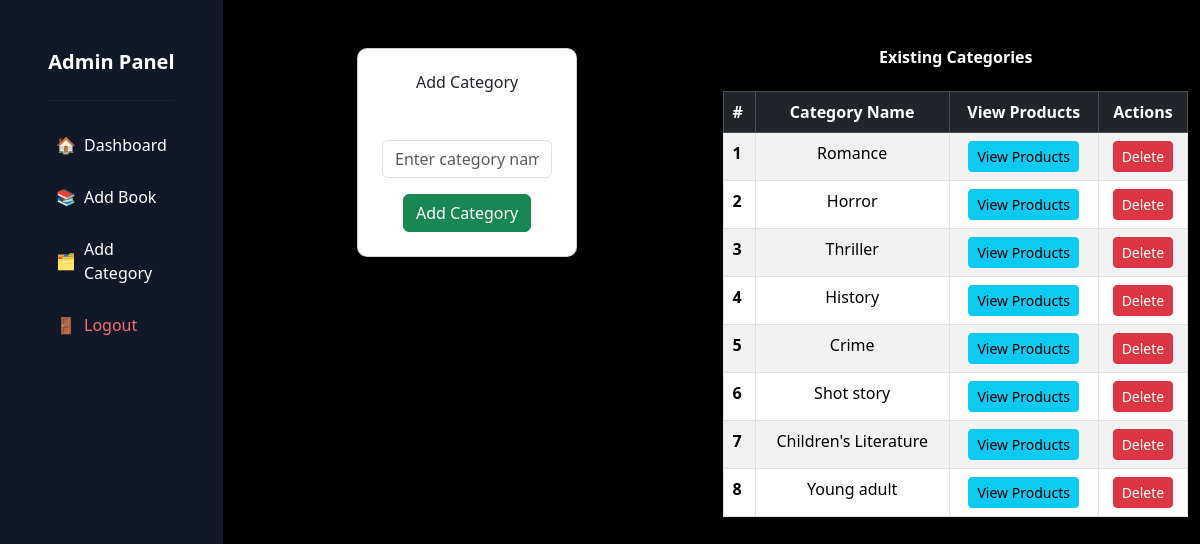
The app's page /add_category (signed in) with its own data.
### app/models.py (models this page shows)
class Category(models.Model):
    category= models.TextField()

### app/views.py (the view)
# urls.py: path('add_category',views.add_category),
def add_category(req):
    if 'admin' in req.session:
        if req.method == 'POST':
            category=req.POST['category']
            data=Category.objects.create(category=category)
            data.save()
            return redirect(add_category)
        else:
            data=Category.objects.all()
            return render(req,'admin/add_category.html',{'data':data})

### templates/admin/add_category.html (shortened to what this page needs)
<!DOCTYPE html>
<html lang="en">
<head>
  {% load static %}
    <link href="https://cdn.jsdelivr.net/npm/bootstrap@5.3.3/dist/css/bootstrap.min.css" rel="stylesheet">
    <script src="https://cdn.tailwindcss.com"></script>
</head>
<body>
  <div class="flex">
    <div class="w-64 h-screen bg-gray-900 text-white p-5 flex flex-col ">
        <h4 class="text-center text-xl font-bold mb-4">Admin Panel</h4>
        <hr class="border-gray-700 mb-4">
        <nav class="flex flex-col space-y-3">
            <a href="../" class="flex items-center space-x-2 p-2 rounded-lg hover:bg-gray-800">
                <span>🏠</span>
                <span>Dashboard</span>
            </a>
            <a href="add_book" class="flex items-center space-x-2 p-2 rounded-lg hover:bg-gray-800">
                <span>📚</span>
                <span>Add Book</span>
            </a>
            <a href="add_category" class="flex items-center space-x-2 p-2 rounded-lg hover:bg-gray-800">
                <span>🗂️</span>
                <span>Add Category</span>
            </a>
            <a href="../logout" class="flex items-center space-x-2 p-2 rounded-lg text-red-400 hover:bg-gray-800 hover:text-red-500">
                <span>🚪</span>
                <span>Logout</span>
            </a>
        </nav>
    </div>
    <div class="container mt-5">
      <div class="row justify-content-center">
          <div class="col-md-6">
              <div class="card card-custom p-4">
                  <h2 class="text-center mb-4">Add Category</h2>
                  <form action="" method="post" enctype="multipart/form-data">
                      <div class="mb-3">
                          <input type="text" class="form-control" name="category" placeholder="Enter category name" required>
                      </div>
                      <div class="text-center">
                          <button type="submit" class="btn btn-success">Add Category</button>
                      </div>
                  </form>
              </div>
          </div>
      </div>
  </div>
  <div class="container mt-5">
      <h2 class="text-center mb-4" style="color: #ffffff;"><b>Existing Categories</b></h2>
      <div class="table-responsive">
          <table class="table table-bordered table-striped table-hover">
              <thead class="table-dark">
                  <tr>
                      <th scope="col">#</th>
                      <th scope="col" class="text-center">Category Name</th>
                      <th scope="col" class="text-center">View Products</th>
                      <th scope="col" class="text-center">Actions</th>
                  </tr>
              </thead>
              <tbody>
                  {% for i in data %}
                      <tr>
                          <th scope="row">{{ forloop.counter }}</th>
                          <td class="text-center">{{ i.category }}</td>
                          <td class="text-center">
                              <a href="view_cat/{{i.pk }}" class="btn btn-info btn-sm">View Products</a>
                          </td>
                          <td class="text-center">
                              <a href="delete_category/{{ i.pk }}" class="btn btn-danger btn-sm">Delete</a>
                          </td>
                      </tr>
                  {% endfor %}
              </tbody>
          </table>
      </div>
  </div>
</body>
</html>

### templates/admin/add_category.html (style rules this page uses)
body { background-color: #000000; }
.card-custom { box-shadow: 0px 4px 8px rgba(0, 0, 0, 0.1); border-radius: 10px; }

### records on screen
Category: category "Romance"
Category: category "Horror"
Category: category "Thriller"
Category: category "History"
Category: category "Crime"
Category: category "Shot story"
Category: category "Children's Literature"
Category: category "Young adult"
